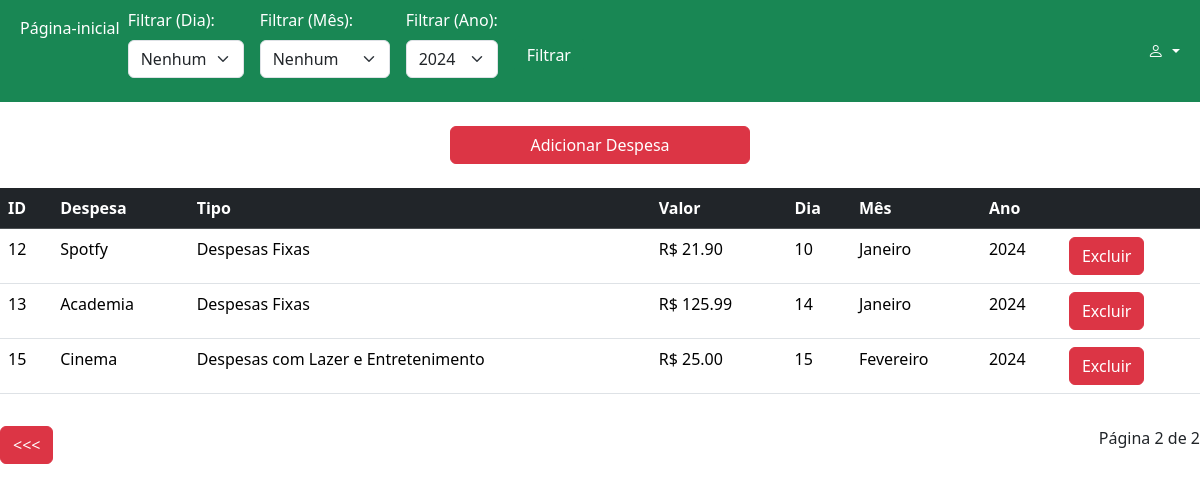
The app's page /despesas?page=2&diaFiltrarSelect=&mesFiltrarSelect=&anoFiltrarSelect= (signed in) with its own data.
### database.py (models this page shows, shortened)
class despesas(db.Model):
    __tablename__ = 'despesas'
    id = db.Column('idDespesa', db.Integer, primary_key = True)
    nome_despesa = db.Column('nomeDespesa', db.String(100), nullable=False)
    tipo = db.Column('tipo', db.String(50), nullable=False)
    valor = db.Column('valor', db.Numeric(10,2), nullable=False)
    dia = db.Column('dia', db.Integer, nullable=False)
    mes = db.Column('mes', db.String(20), nullable=False)
    ano = db.Column('ano', db.Integer, nullable=False)
    usuario_id = db.Column('idUsuario', db.Integer, db.ForeignKey('usuarios.id'), nullable=False)

### app.py (the view)
@app.route('/despesas', methods=['GET', 'POST'])
def listaDespesas():
    id_usuario = session.get('id_usuario')
    nome_usuario = session.get('nome')
    if not id_usuario:
        flash('Usuário não logado', 'danger')
        return redirect(url_for('login'))
    page = request.args.get('page', 1, type=int)
    per_page = 5
    grafico = None
    dia_filtrar = request.args.get('diaFiltrarSelect', '')
    mes_filtrar = request.args.get('mesFiltrarSelect', '')
    ano_filtrar = request.args.get('anoFiltrarSelect', '')
    aviso_filtro = ''
    total_ano = None
    total_espec = None
    total_mes = None
    anos_usuario = db.session.query(distinct(despesas.ano)).filter_by(usuario_id=id_usuario).all()
    anos_usuario = [ano[0] for ano in anos_usuario]
    filtros = [despesas.usuario_id == id_usuario]
    if request.method == 'POST':
        dia_filtrar = request.form.get('diaFiltrarSelect', '')
        mes_filtrar = request.form.get('mesFiltrarSelect', '')
        ano_filtrar = request.form.get('anoFiltrarSelect', '')
    if dia_filtrar and dia_filtrar != '':
        filtros.append(despesas.dia == int(dia_filtrar))
    if mes_filtrar and mes_filtrar != '':
        filtros.append(despesas.mes == mes_filtrar)
    if ano_filtrar and ano_filtrar != '':
        filtros.append(despesas.ano == int(ano_filtrar))
    listar_despesas = db.session.query(despesas).filter(*filtros)
    listar_despesas_pag = listar_despesas.paginate(page=page, per_page=per_page)
    if listar_despesas_pag.items:
        if dia_filtrar == '' and mes_filtrar != '' and ano_filtrar != '':
            total_mes = db.session.query(func.sum(despesas.valor)).filter(despesas.usuario_id == id_usuario, despesas.mes == mes_filtrar, despesas.ano == int(ano_filtrar)).scalar()
            busca = db.session.query(despesas.tipo, func.sum(despesas.valor)).filter_by(usuario_id=id_usuario, mes=mes_filtrar).group_by(despesas.tipo).all()
            grafico = despesasGrafico(busca, dia_filtrar, mes_filtrar, ano_filtrar, id_usuario)
        elif dia_filtrar != '' and mes_filtrar != '' and ano_filtrar != '':
            total_espec = db.session.query(func.sum(despesas.valor)).filter(despesas.usuario_id == id_usuario, despesas.dia == dia_filtrar, despesas.mes == mes_filtrar, despesas.ano == int(ano_filtrar)).scalar()
            busca = db.session.query(despesas.tipo, func.sum(despesas.valor)).filter_by(usuario_id=id_usuario, dia=dia_filtrar, mes=mes_filtrar, ano=ano_filtrar).group_by(despesas.tipo).all()
            grafico = despesasGrafico(busca, dia_filtrar, mes_filtrar, ano_filtrar, id_usuario)
        elif ano_filtrar != '' and dia_filtrar == '' and mes_filtrar == '':
            total_ano = db.session.query(func.sum(despesas.valor)).filter(despesas.usuario_id == id_usuario, despesas.ano == int(ano_filtrar)).scalar()
            busca = db.session.query(despesas.tipo, func.sum(despesas.valor)).filter_by(usuario_id=id_usuario, ano=ano_filtrar).group_by(despesas.tipo).all()
            grafico = despesasGrafico(busca, dia_filtrar, mes_filtrar, ano_filtrar, id_usuario)
    else:
        aviso_filtro = f'Nenhuma despesa encontrada com os filtros: Dia = {dia_filtrar}, Mes = {mes_filtrar}, Ano = {ano_filtrar}'
    return render_template('despesas.html',
                           despesas=listar_despesas_pag,
                           total_mes=total_mes,
                           total_espec=total_espec,
                           total_ano=total_ano,
                           dia_filtrar=dia_filtrar,
                           mes_filtrar=mes_filtrar,
                           ano_filtrar=ano_filtrar,
                           anos_usuario=anos_usuario,
                           nome_usuario=nome_usuario,
                           aviso_filtro=aviso_filtro,
                           grafico=grafico,
                           id_usuario=id_usuario)

### templates/despesas.html (shortened to what this page needs)
{% if session.get('id_usuario') %}
    {% extends 'baseLogado.html' %}
    {% block filtros %}
    <form id="filtros" action="{{ url_for('listaDespesas') }}" method="POST" class="mb-3">
        <div class="row g-3 align-items-center">
            <div class="col-auto">
                <label for="diaFiltrarSelect" class="form-label text-white">Filtrar (Dia):</label>
                <select name="diaFiltrarSelect" id="diaFiltrarSelect" class="form-select">
                    <option value="">Nenhum</option>
                </select>
            </div>
            <div class="col-auto">
                <label for="mesFiltrarSelect" class="form-label text-white">Filtrar (Mês):</label>
                <select name="mesFiltrarSelect" id="mesFiltrarSelect" class="form-select">
                    <option value="">Nenhum</option>
                </select>
            </div>
            <div class="col-auto">
                <label for="anoFiltrarSelect" class="form-label text-white">Filtrar (Ano):</label>
                <select name="anoFiltrarSelect" id="anoFiltrarSelect" class="form-select" required>
                    {% for ano in anos_usuario %}
                        <option value="{{ ano }}" {% if ano == ano_filtrar|int %}selected{% endif %}>{{ ano }}</option>
                    {% endfor %}
                </select>
            </div>
            <div class="col-auto">
                <button type="submit" class="btn btn-success mt-4">Filtrar</button>
            </div>
        </div>
    </form>
    {% endblock %}
    {% block content %}
    <br>
    <center>
    <a href="{{ url_for('despesasAdicionar') }}" class="btn btn-danger w-25">Adicionar Despesa</a>
    </center>
    <br>
    <table class="table table-hover">
        <thead class="table-dark text-white">
            <tr>
                <th>ID</th>
                <th>Despesa</th>
                <th>Tipo</th>
                <th>Valor</th>
                <th>Dia</th>
                <th>Mês</th>
                <th>Ano</th>
                <th></th>
            </tr>
        </thead>
        <tbody>
            {% if despesas.items %}
                {% for despesa in despesas.items %}
                    <tr>
                        <td>{{ despesa.id }}</td>
                        <td>{{ despesa.nome_despesa }}</td>
                        <td>{{ despesa.tipo }}</td>
                        <td>R$ {{ despesa.valor | round(2) }}</td>
                        <td>{{ despesa.dia }}</td>
                        <td>{{ despesa.mes }}</td>
                        <td>{{ despesa.ano }}</td>
                        <td><button class="btn btn-danger" onclick="excluirDespesa({{ despesa.id }})">Excluir</button></td>
                    </tr>
                {% endfor %}
            {% else %}
                <tr>
                    <td colspan="7" class="alert-warning">{{aviso_filtro}}</td>
                </tr>
            {% endif %}
        </tbody>
    </table>
    <div class="d-flex justify-content-between mt-3">
        {% if despesas.has_prev %}
            <a href="{{ url_for('listaDespesas', page=despesas.prev_num, diaFiltrarSelect=dia_filtrar, mesFiltrarSelect=mes_filtrar, anoFiltrarSelect=ano_filtrar) }}" class="btn btn-danger"> <<< </a>
        {% endif %}
        <span>Página {{ despesas.page }} de {{ despesas.pages }}</span>
    </div>
    {% endblock content %}
{% endif %}

### templates/baseLogado.html (style rules this page uses)
html, body { height: 150%; }
body { display: flex; flex-direction: column; }

### records on screen
despesas: id "12", nome_despesa "Spotfy", tipo "Despesas Fixas", valor "21.90", dia "10", mes "Janeiro", ano "2024"
despesas: id "13", nome_despesa "Academia", tipo "Despesas Fixas", valor "125.99", dia "14", mes "Janeiro", ano "2024"
despesas: id "15", nome_despesa "Cinema", tipo "Despesas com Lazer e Entretenimento", valor "25.00", dia "15", mes "Fevereiro", ano "2024"

### other values on screen
{{ despesas.page }} "2"
{{ despesas.pages }} "2"
form field anoFiltrarSelect "2024"
